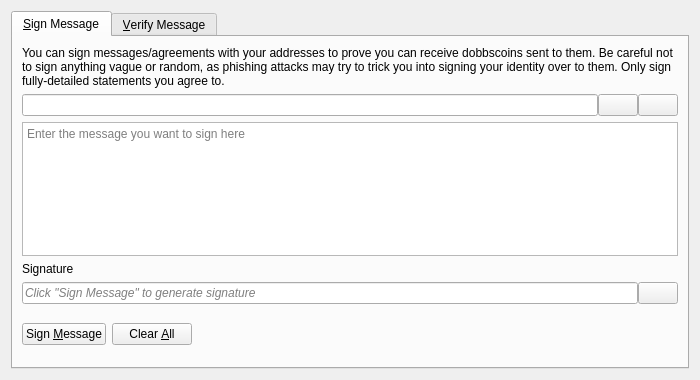
<?xml version="1.0" encoding="UTF-8"?>
<ui version="4.0">
 <class>SignVerifyMessageDialog</class>
 <widget class="QDialog" name="SignVerifyMessageDialog">
  <property name="geometry">
   <rect>
    <x>0</x>
    <y>0</y>
    <width>700</width>
    <height>380</height>
   </rect>
  </property>
  <property name="windowTitle">
   <string>Signatures - Sign / Verify a Message</string>
  </property>
  <property name="modal">
   <bool>true</bool>
  </property>
  <layout class="QVBoxLayout" name="verticalLayout">
   <item>
    <widget class="QTabWidget" name="tabWidget">
     <property name="currentIndex">
      <number>0</number>
     </property>
     <widget class="QWidget" name="tabSignMessage">
      <attribute name="title">
       <string>&amp;Sign Message</string>
      </attribute>
      <layout class="QVBoxLayout" name="verticalLayout_SM">
       <item>
        <widget class="QLabel" name="infoLabel_SM">
         <property name="text">
          <string>You can sign messages/agreements with your addresses to prove you can receive dobbscoins sent to them. Be careful not to sign anything vague or random, as phishing attacks may try to trick you into signing your identity over to them. Only sign fully-detailed statements you agree to.</string>
         </property>
         <property name="textFormat">
          <enum>Qt::PlainText</enum>
         </property>
         <property name="wordWrap">
          <bool>true</bool>
         </property>
        </widget>
       </item>
       <item>
        <layout class="QHBoxLayout" name="horizontalLayout_1_SM">
         <property name="spacing">
          <number>0</number>
         </property>
         <item>
          <widget class="QValidatedLineEdit" name="addressIn_SM">
           <property name="toolTip">
            <string>The Dobbscoin address to sign the message with</string>
           </property>
          </widget>
         </item>
         <item>
          <widget class="QPushButton" name="addressBookButton_SM">
           <property name="toolTip">
            <string>Choose previously used address</string>
           </property>
           <property name="text">
            <string/>
           </property>
           <property name="icon">
            <iconset resource="../bitcoin.qrc">
             <normaloff>:/icons/address-book</normaloff>:/icons/address-book</iconset>
           </property>
           <property name="shortcut">
            <string>Alt+A</string>
           </property>
           <property name="autoDefault">
            <bool>false</bool>
           </property>
          </widget>
         </item>
         <item>
          <widget class="QPushButton" name="pasteButton_SM">
           <property name="toolTip">
            <string>Paste address from clipboard</string>
           </property>
           <property name="text">
            <string/>
           </property>
           <property name="icon">
            <iconset resource="../bitcoin.qrc">
             <normaloff>:/icons/editpaste</normaloff>:/icons/editpaste</iconset>
           </property>
           <property name="shortcut">
            <string>Alt+P</string>
           </property>
           <property name="autoDefault">
            <bool>false</bool>
           </property>
          </widget>
         </item>
        </layout>
       </item>
       <item>
        <widget class="QPlainTextEdit" name="messageIn_SM">
         <property name="toolTip">
          <string>Enter the message you want to sign here</string>
         </property>
         <property name="placeholderText">
          <string>Enter the message you want to sign here</string>
         </property>
        </widget>
       </item>
       <item>
        <widget class="QLabel" name="signatureLabel_SM">
         <property name="text">
          <string>Signature</string>
         </property>
         <property name="textFormat">
          <enum>Qt::PlainText</enum>
         </property>
        </widget>
       </item>
       <item>
        <layout class="QHBoxLayout" name="horizontalLayout_2_SM">
         <property name="spacing">
          <number>0</number>
         </property>
         <item>
          <widget class="QLineEdit" name="signatureOut_SM">
           <property name="placeholderText">
            <string>Click "Sign Message" to generate signature</string>
           </property>
           <property name="font">
            <font>
             <italic>true</italic>
            </font>
           </property>
           <property name="readOnly">
            <bool>true</bool>
           </property>
          </widget>
         </item>
         <item>
          <widget class="QPushButton" name="copySignatureButton_SM">
           <property name="toolTip">
            <string>Copy the current signature to the system clipboard</string>
           </property>
           <property name="text">
            <string/>
           </property>
           <property name="icon">
            <iconset resource="../bitcoin.qrc">
             <normaloff>:/icons/editcopy</normaloff>:/icons/editcopy</iconset>
           </property>
           <property name="autoDefault">
            <bool>false</bool>
           </property>
          </widget>
         </item>
        </layout>
       </item>
       <item>
        <layout class="QHBoxLayout" name="horizontalLayout_3_SM">
         <item>
          <widget class="QPushButton" name="signMessageButton_SM">
           <property name="toolTip">
            <string>Sign the message to prove you own this Dobbscoin address</string>
           </property>
           <property name="text">
            <string>Sign &amp;Message</string>
           </property>
           <property name="icon">
            <iconset resource="../bitcoin.qrc">
             <normaloff>:/icons/edit</normaloff>:/icons/edit</iconset>
           </property>
           <property name="autoDefault">
            <bool>false</bool>
           </property>
          </widget>
         </item>
         <item>
          <widget class="QPushButton" name="clearButton_SM">
           <property name="toolTip">
            <string>Reset all sign message fields</string>
           </property>
           <property name="text">
            <string>Clear &amp;All</string>
           </property>
           <property name="icon">
            <iconset resource="../bitcoin.qrc">
             <normaloff>:/icons/remove</normaloff>:/icons/remove</iconset>
           </property>
           <property name="autoDefault">
            <bool>false</bool>
           </property>
          </widget>
         </item>
         <item>
          <spacer name="horizontalSpacer_1_SM">
           <property name="orientation">
            <enum>Qt::Horizontal</enum>
           </property>
           <property name="sizeHint" stdset="0">
            <size>
             <width>40</width>
             <height>48</height>
            </size>
           </property>
          </spacer>
         </item>
         <item>
          <widget class="QLabel" name="statusLabel_SM">
           <property name="font">
            <font>
             <weight>75</weight>
             <bold>true</bold>
            </font>
           </property>
           <property name="text">
            <string/>
           </property>
           <property name="wordWrap">
            <bool>true</bool>
           </property>
          </widget>
         </item>
         <item>
          <spacer name="horizontalSpacer_2_SM">
           <property name="orientation">
            <enum>Qt::Horizontal</enum>
           </property>
           <property name="sizeHint" stdset="0">
            <size>
             <width>40</width>
             <height>48</height>
            </size>
           </property>
          </spacer>
         </item>
        </layout>
       </item>
      </layout>
     </widget>
     <widget class="QWidget" name="tabVerifyMessage">
      <attribute name="title">
       <string>&amp;Verify Message</string>
      </attribute>
      <layout class="QVBoxLayout" name="verticalLayout_VM">
       <item>
        <widget class="QLabel" name="infoLabel_VM">
         <property name="text">
          <string>Enter the receiver's address, message (ensure you copy line breaks, spaces, tabs, etc. exactly) and signature below to verify the message. Be careful not to read more into the signature than what is in the signed message itself, to avoid being tricked by a man-in-the-middle attack. Note that this only proves the signing party receives with the address, it cannot prove sendership of any transaction!</string>
         </property>
         <property name="textFormat">
          <enum>Qt::PlainText</enum>
         </property>
         <property name="alignment">
          <set>Qt::AlignLeading|Qt::AlignLeft|Qt::AlignTop</set>
         </property>
         <property name="wordWrap">
          <bool>true</bool>
         </property>
        </widget>
       </item>
       <item>
        <layout class="QHBoxLayout" name="horizontalLayout_1_VM">
         <property name="spacing">
          <number>0</number>
         </property>
         <item>
          <widget class="QValidatedLineEdit" name="addressIn_VM">
           <property name="toolTip">
            <string>The Dobbscoin address the message was signed with</string>
           </property>
          </widget>
         </item>
         <item>
          <widget class="QPushButton" name="addressBookButton_VM">
           <property name="toolTip">
            <string>Choose previously used address</string>
           </property>
           <property name="text">
            <string/>
           </property>
           <property name="icon">
            <iconset resource="../bitcoin.qrc">
             <normaloff>:/icons/address-book</normaloff>:/icons/address-book</iconset>
           </property>
           <property name="shortcut">
            <string>Alt+A</string>
           </property>
           <property name="autoDefault">
            <bool>false</bool>
           </property>
          </widget>
         </item>
        </layout>
       </item>
       <item>
        <widget class="QPlainTextEdit" name="messageIn_VM">
          <property name="toolTip">
            <string>The signed message to verify</string>
          </property>
          <property name="placeholderText">
            <string>The signed message to verify</string>
          </property>
        </widget>
       </item>
       <item>
        <widget class="QValidatedLineEdit" name="signatureIn_VM">
          <property name="toolTip">
            <string>The signature given when the message was signed</string>
          </property>
          <property name="placeholderText">
            <string>The signature given when the message was signed</string>
          </property>
        </widget>
       </item>
       <item>
        <layout class="QHBoxLayout" name="horizontalLayout_2_VM">
         <item>
          <widget class="QPushButton" name="verifyMessageButton_VM">
           <property name="toolTip">
            <string>Verify the message to ensure it was signed with the specified Dobbscoin address</string>
           </property>
           <property name="text">
            <string>Verify &amp;Message</string>
           </property>
           <property name="icon">
            <iconset resource="../bitcoin.qrc">
             <normaloff>:/icons/transaction_0</normaloff>:/icons/transaction_0</iconset>
           </property>
           <property name="autoDefault">
            <bool>false</bool>
           </property>
          </widget>
         </item>
         <item>
          <widget class="QPushButton" name="clearButton_VM">
           <property name="toolTip">
            <string>Reset all verify message fields</string>
           </property>
           <property name="text">
            <string>Clear &amp;All</string>
           </property>
           <property name="icon">
            <iconset resource="../bitcoin.qrc">
             <normaloff>:/icons/remove</normaloff>:/icons/remove</iconset>
           </property>
           <property name="autoDefault">
            <bool>false</bool>
           </property>
          </widget>
         </item>
         <item>
          <spacer name="horizontalSpacer_1_VM">
           <property name="orientation">
            <enum>Qt::Horizontal</enum>
           </property>
           <property name="sizeHint" stdset="0">
            <size>
             <width>40</width>
             <height>48</height>
            </size>
           </property>
          </spacer>
         </item>
         <item>
          <widget class="QLabel" name="statusLabel_VM">
           <property name="font">
            <font>
             <weight>75</weight>
             <bold>true</bold>
            </font>
           </property>
           <property name="text">
            <string/>
           </property>
           <property name="wordWrap">
            <bool>true</bool>
           </property>
          </widget>
         </item>
         <item>
          <spacer name="horizontalSpacer_2_VM">
           <property name="orientation">
            <enum>Qt::Horizontal</enum>
           </property>
           <property name="sizeHint" stdset="0">
            <size>
             <width>40</width>
             <height>48</height>
            </size>
           </property>
          </spacer>
         </item>
        </layout>
       </item>
      </layout>
     </widget>
    </widget>
   </item>
  </layout>
 </widget>
 <customwidgets>
  <customwidget>
   <class>QValidatedLineEdit</class>
   <extends>QLineEdit</extends>
   <header>qt/qvalidatedlineedit.h</header>
  </customwidget>
 </customwidgets>
 <resources>
  <include location="../bitcoin.qrc"/>
 </resources>
 <connections/>
</ui>
